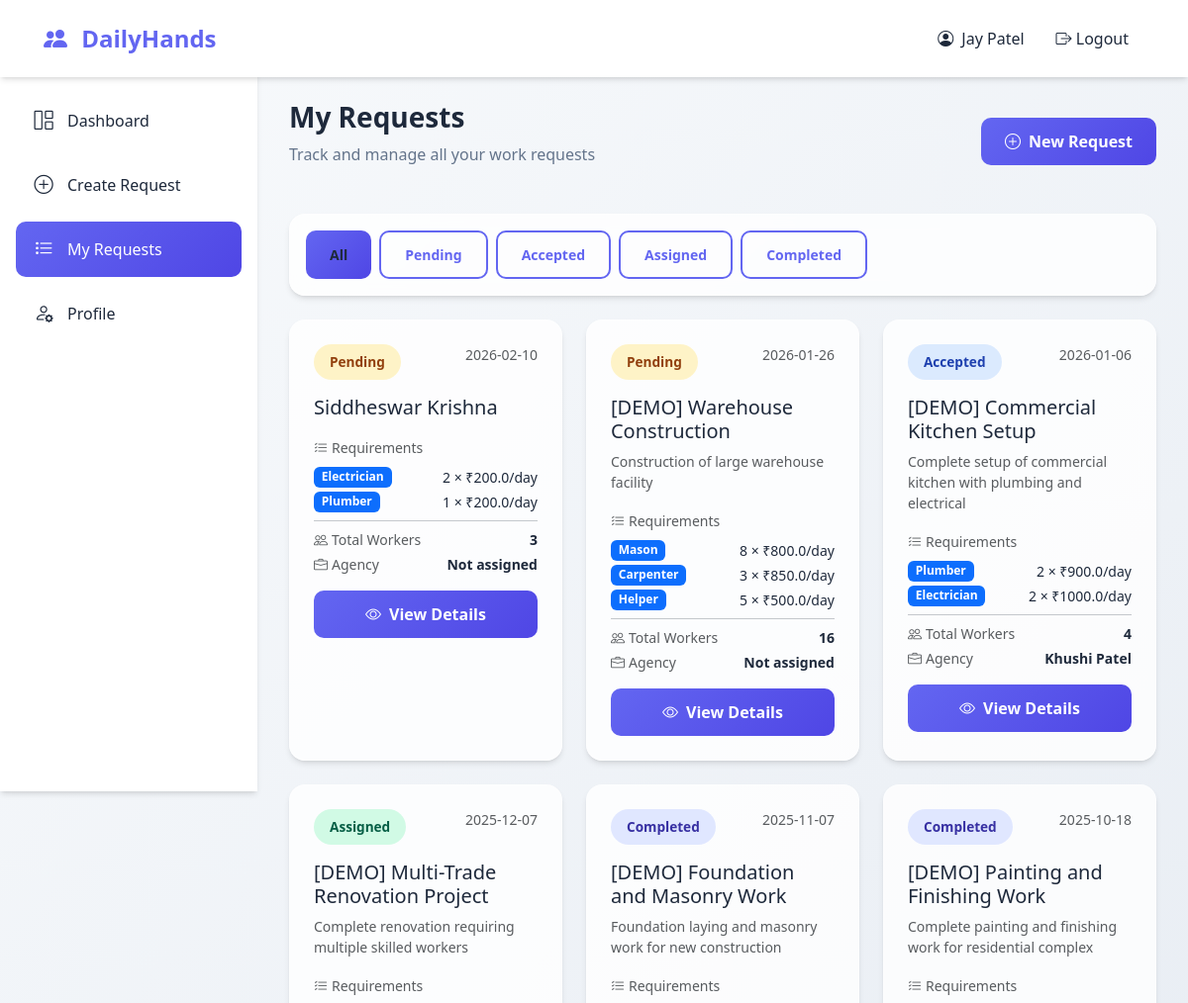
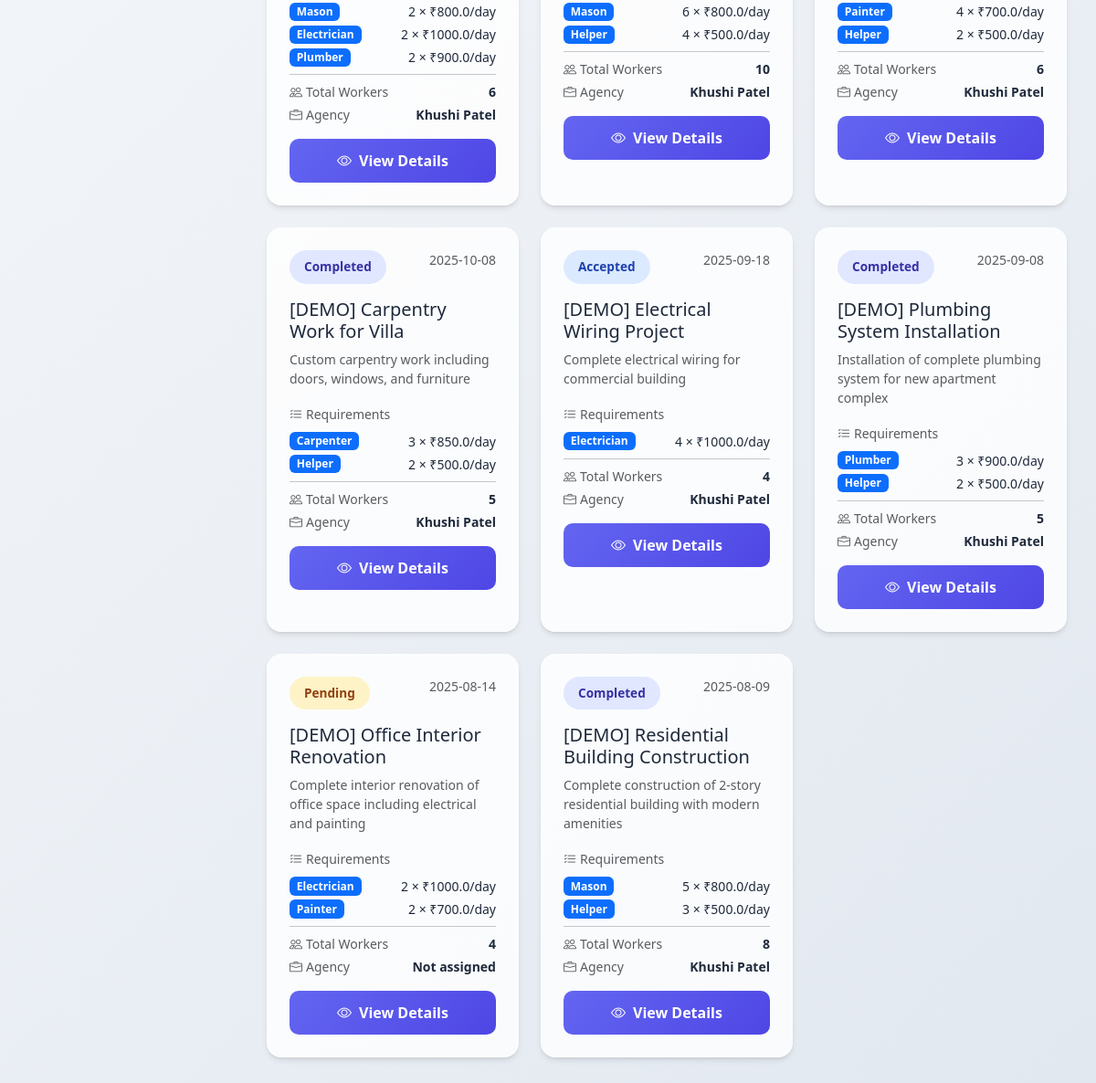
Screenshot of /contractor/requests (signed in) with the database file from the repository (2 pictures, top to bottom).
### tables this page shows
CREATE TABLE work_requests (
            id INTEGER PRIMARY KEY AUTOINCREMENT,
            contractor_id INTEGER NOT NULL,
            agency_id INTEGER,
            title TEXT NOT NULL,
            description TEXT,
            worker_type TEXT NOT NULL,
            workers_needed INTEGER NOT NULL,
            expected_duration INTEGER NOT NULL,
            wage_per_day REAL NOT NULL,
            start_date DATE NOT NULL,
            city TEXT NOT NULL,
            status TEXT DEFAULT 'Pending',
            delay_days INTEGER DEFAULT 0,
            penalty_amount REAL DEFAULT 0,
            created_at TIMESTAMP DEFAULT CURRENT_TIMESTAMP,
            completed_at TIMESTAMP,
            FOREIGN KEY (contractor_id) REFERENCES users(id),
            FOREIGN KEY (agency_id) REFERENCES agencies(id)
        );

CREATE TABLE request_worker_types (id INTEGER PRIMARY KEY AUTOINCREMENT, request_id INTEGER NOT NULL, worker_type TEXT NOT NULL, workers_needed INTEGER NOT NULL, wage_per_day REAL NOT NULL, FOREIGN KEY (request_id) REFERENCES work_requests(id));

CREATE TABLE agencies (
            id INTEGER PRIMARY KEY AUTOINCREMENT,
            name TEXT NOT NULL,
            email TEXT UNIQUE NOT NULL,
            password TEXT NOT NULL,
            phone TEXT,
            city TEXT NOT NULL,
            area TEXT,
            created_at TIMESTAMP DEFAULT CURRENT_TIMESTAMP
        );

### app.py (the view)
@app.route('/contractor/requests')
@login_required(role='contractor')
def contractor_requests():
    conn = get_db()
    cursor = conn.cursor()
    user_id = session['user_id']
    cursor.execute("""
        SELECT wr.*, a.name as agency_name,
               (SELECT COUNT(*) FROM request_workers WHERE request_id = wr.id) as assigned_count
        FROM work_requests wr
        LEFT JOIN agencies a ON wr.agency_id = a.id
        WHERE wr.contractor_id = ?
        ORDER BY wr.created_at DESC
    """, (user_id,))
    requests = cursor.fetchall()
    requests_with_types = []
    for req in requests:
        cursor.execute("SELECT * FROM request_worker_types WHERE request_id = ?", (req['id'],))
        worker_types = cursor.fetchall()
        requests_with_types.append({
            'request': req,
            'worker_types': worker_types
        })
    conn.close()
    return render_template('contractor/requests.html', requests_with_types=requests_with_types)

### app.py (called while the page is built)
def get_db():
    conn = sqlite3.connect(DATABASE)
    conn.row_factory = sqlite3.Row
    return conn

def login_required(role=None):
    def decorator(f):
        @wraps(f)
        def decorated_function(*args, **kwargs):
            if 'user_id' not in session:
                return redirect(url_for('login'))
            if role and session.get('role') != role:
                return redirect(url_for('login'))
            return f(*args, **kwargs)
        return decorated_function
    return decorator

### templates/contractor/requests.html (shortened to what this page needs)
{% extends 'contractor/base.html' %}
{% block page_content %}
<div class="page-header animate-fade-in">
    <div class="d-flex justify-content-between align-items-center">
        <div>
            <h1 class="page-title">My Requests</h1>
            <p class="page-subtitle">Track and manage all your work requests</p>
        </div>
        <a href="{{ url_for('create_request') }}" class="btn btn-primary-custom">
            <i class="bi bi-plus-circle me-2"></i>New Request
        </a>
    </div>
</div>
<div class="glass-card p-3 mb-4 animate-fade-in" style="animation-delay: 0.1s;">
    <div class="d-flex gap-2 flex-wrap">
        <button class="btn btn-sm btn-primary-custom filter-btn active" data-filter="all">All</button>
        <button class="btn btn-sm btn-outline-custom filter-btn" data-filter="pending">Pending</button>
        <button class="btn btn-sm btn-outline-custom filter-btn" data-filter="accepted">Accepted</button>
        <button class="btn btn-sm btn-outline-custom filter-btn" data-filter="assigned">Assigned</button>
        <button class="btn btn-sm btn-outline-custom filter-btn" data-filter="completed">Completed</button>
    </div>
</div>
<div class="row g-4" id="requestsList">
    {% if requests_with_types %}
        {% for item in requests_with_types %}
        {% set req = item.request %}
        {% set worker_types = item.worker_types %}
        <div class="col-md-6 col-lg-4 animate-fade-in request-card" data-status="{{ req.status|lower }}" style="animation-delay: {{ loop.index * 0.1 }}s;">
            <div class="glass-card p-4 h-100">
                <div class="d-flex justify-content-between align-items-start mb-3">
                    <span class="status-badge status-{{ req.status|lower }}">{{ req.status }}</span>
                    <small class="text-muted">{{ req.created_at[:10] }}</small>
                </div>
                <h5 class="mb-2">{{ req.title }}</h5>
                <p class="text-muted small mb-3">{{ req.description[:80] }}{% if req.description|length > 80 %}...{% endif %}</p>
                <div class="mb-3">
                    {% if worker_types %}
                    <div class="mb-2">
                        <span class="text-muted small"><i class="bi bi-list-check me-1"></i>Requirements</span>
                    </div>
                    {% for wt in worker_types %}
                    <div class="d-flex justify-content-between mb-1 align-items-center">
                        <span class="badge bg-primary small">{{ wt.worker_type }}</span>
                        <span class="small">{{ wt.workers_needed }} × ₹{{ wt.wage_per_day }}/day</span>
                    </div>
                    {% endfor %}
                    <hr class="my-2">
                    <div class="d-flex justify-content-between mb-1">
                        <span class="text-muted small"><i class="bi bi-people me-1"></i>Total Workers</span>
                        <span class="small fw-semibold">{{ req.workers_needed }}</span>
                    </div>
                    {% endif %}
                    <div class="d-flex justify-content-between">
                        <span class="text-muted small"><i class="bi bi-briefcase me-1"></i>Agency</span>
                        <span class="small fw-semibold">{{ req.agency_name or 'Not assigned' }}</span>
                    </div>
                </div>
                <a href="{{ url_for('contractor_request_detail', request_id=req.id) }}" class="btn btn-primary-custom w-100">
                    <i class="bi bi-eye me-2"></i>View Details
                </a>
            </div>
        </div>
        {% endfor %}
    {% endif %}
</div>
{% endblock %}

### templates/base.html (style rules this page uses)
:root { --primary: #6366f1; --primary-light: #818cf8; --primary-dark: #4f46e5; --secondary: #f1f5f9; --accent: #10b981; --warning: #f59e0b; --danger: #ef4444; --text-dark: #1e293b; --text-muted: #64748b; --bg-light: #f8fafc; --card-bg: rgba(255, 255, 255, 0.8); --glass-border: rgba(255, 255, 255, 0.3); --shadow: 0 4px 6px -1px rgba(0, 0, 0, 0.1), 0 2px 4px -2px rgba(0, 0, 0, 0.1); --shadow-lg: 0 10px 15px -3px rgba(0, 0, 0, 0.1), 0 4px 6px -4px rgba(0, 0, 0, 0.1); }
* { margin: 0; padding: 0; box-sizing: border-box; }
body { font-family: 'Segoe UI', system-ui, -apple-system, sans-serif; background: linear-gradient(135deg, #f8fafc 0%, #e2e8f0 100%); min-height: 100vh; color: var(--text-dark); }
.animate-fade-in { animation: fadeInUp 0.5s ease-out forwards; }
.glass-card { background: var(--card-bg); backdrop-filter: blur(10px); border: 1px solid var(--glass-border); border-radius: 16px; box-shadow: var(--shadow); transition: all 0.3s ease; }
.btn-primary-custom { background: linear-gradient(135deg, var(--primary) 0%, var(--primary-dark) 100%); border: none; color: white; padding: 0.75rem 1.5rem; border-radius: 10px; font-weight: 600; transition: all 0.3s ease; }
.btn-outline-custom { border: 2px solid var(--primary); color: var(--primary); padding: 0.75rem 1.5rem; border-radius: 10px; font-weight: 600; background: transparent; transition: all 0.3s ease; }
.status-badge { padding: 0.5rem 1rem; border-radius: 20px; font-size: 0.85rem; font-weight: 600; }
.status-pending { background: #fef3c7; color: #92400e; }
.status-accepted { background: #dbeafe; color: #1e40af; }
.status-assigned { background: #d1fae5; color: #065f46; }
.status-completed { background: #e0e7ff; color: #3730a3; }
.page-header { margin-bottom: 2rem; }
.page-title { font-size: 1.75rem; font-weight: 700; color: var(--text-dark); }
.page-subtitle { color: var(--text-muted); margin-top: 0.25rem; }

### rows the page displays
work_requests: status "Pending", created_at "2026-02-10", title "Siddheswar Krishna", workers_needed "3"
request_worker_types: worker_type "Electrician", workers_needed "2", wage_per_day "200.0"
request_worker_types: worker_type "Plumber", workers_needed "1", wage_per_day "200.0"
work_requests: status "Pending", created_at "2026-01-26", title "[DEMO] Warehouse Construction", description "Construction of large warehouse facility", workers_needed "16"
request_worker_types: worker_type "Mason", workers_needed "8", wage_per_day "800.0"
request_worker_types: worker_type "Carpenter", workers_needed "3", wage_per_day "850.0"
request_worker_types: worker_type "Helper", workers_needed "5", wage_per_day "500.0"
work_requests: status "Accepted", created_at "2026-01-06", title "[DEMO] Commercial Kitchen Setup", description "Complete setup of commercial kitchen with plumbing and electrical", workers_needed "4"
request_worker_types: worker_type "Plumber", workers_needed "2", wage_per_day "900.0"
request_worker_types: worker_type "Electrician", workers_needed "2", wage_per_day "1000.0"
agencies: name "Khushi Patel" "Khushi Patel" "Khushi Patel" "Khushi Patel" "Khushi Patel" "Khushi Patel" "Khushi Patel" "Khushi Patel"
work_requests: status "Assigned", created_at "2025-12-07", title "[DEMO] Multi-Trade Renovation Project", description "Complete renovation requiring multiple skilled workers", workers_needed "6"
request_worker_types: worker_type "Mason", workers_needed "2", wage_per_day "800.0"
request_worker_types: worker_type "Electrician", workers_needed "2", wage_per_day "1000.0"
request_worker_types: worker_type "Plumber", workers_needed "2", wage_per_day "900.0"
work_requests: status "Completed", created_at "2025-11-07", title "[DEMO] Foundation and Masonry Work", description "Foundation laying and masonry work for new construction", workers_needed "10"
request_worker_types: worker_type "Mason", workers_needed "6", wage_per_day "800.0"
request_worker_types: worker_type "Helper", workers_needed "4", wage_per_day "500.0"
work_requests: status "Completed", created_at "2025-10-18", title "[DEMO] Painting and Finishing Work", description "Complete painting and finishing work for residential complex", workers_needed "6"
request_worker_types: worker_type "Painter", workers_needed "4", wage_per_day "700.0"
request_worker_types: worker_type "Helper", workers_needed "2", wage_per_day "500.0"
work_requests: status "Completed", created_at "2025-10-08", title "[DEMO] Carpentry Work for Villa", description "Custom carpentry work including doors, windows, and furniture", workers_needed "5"
request_worker_types: worker_type "Carpenter", workers_needed "3", wage_per_day "850.0"
request_worker_types: worker_type "Helper", workers_needed "2", wage_per_day "500.0"
work_requests: status "Accepted", created_at "2025-09-18", title "[DEMO] Electrical Wiring Project", description "Complete electrical wiring for commercial building", workers_needed "4"
request_worker_types: worker_type "Electrician", workers_needed "4", wage_per_day "1000.0"
work_requests: status "Completed", created_at "2025-09-08", title "[DEMO] Plumbing System Installation", description "Installation of complete plumbing system for new apartment complex", workers_needed "5"
request_worker_types: worker_type "Plumber", workers_needed "3", wage_per_day "900.0"
request_worker_types: worker_type "Helper", workers_needed "2", wage_per_day "500.0"
work_requests: status "Pending", created_at "2025-08-14", title "[DEMO] Office Interior Renovation", description "Complete interior renovation of office space including electrical and painting", workers_needed "4"
request_worker_types: worker_type "Electrician", workers_needed "2", wage_per_day "1000.0"
request_worker_types: worker_type "Painter", workers_needed "2", wage_per_day "700.0"
work_requests: status "Completed", created_at "2025-08-09", title "[DEMO] Residential Building Construction", description "Complete construction of 2-story residential building with modern amenities", workers_needed "8"
request_worker_types: worker_type "Mason", workers_needed "5", wage_per_day "800.0"
request_worker_types: worker_type "Helper", workers_needed "3", wage_per_day "500.0"

### other values shown
{{ session.name }} "Jay Patel"
{{ req.agency_name or 'Not assigned' }} "Not assigned" "Not assigned" "Not assigned"
